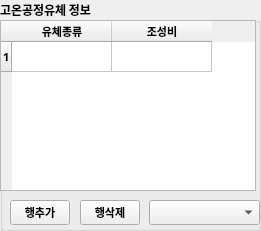
    <widget class="QGroupBox" name="cond_fluid_group">
     <property name="geometry">
      <rect>
       <x>1030</x>
       <y>110</y>
       <width>261</width>
       <height>231</height>
      </rect>
     </property>
     <property name="font">
      <font>
       <family>HY견고딕</family>
       <pointsize>9</pointsize>
       <weight>75</weight>
       <bold>true</bold>
      </font>
     </property>
     <property name="title">
      <string>고온공정유체 정보</string>
     </property>
     <widget class="QPushButton" name="cond_row_add_btn">
      <property name="geometry">
       <rect>
        <x>10</x>
        <y>200</y>
        <width>60</width>
        <height>25</height>
       </rect>
      </property>
      <property name="font">
       <font>
        <family>굴림</family>
        <pointsize>8</pointsize>
        <weight>75</weight>
        <bold>true</bold>
       </font>
      </property>
      <property name="text">
       <string>행추가</string>
      </property>
     </widget>
     <widget class="QPushButton" name="cond_row_delete_btn">
      <property name="geometry">
       <rect>
        <x>80</x>
        <y>200</y>
        <width>60</width>
        <height>25</height>
       </rect>
      </property>
      <property name="font">
       <font>
        <family>굴림</family>
        <pointsize>8</pointsize>
        <weight>75</weight>
        <bold>true</bold>
       </font>
      </property>
      <property name="text">
       <string>행삭제</string>
      </property>
     </widget>
     <widget class="QTableWidget" name="cond_fluid_table">
      <property name="geometry">
       <rect>
        <x>0</x>
        <y>20</y>
        <width>256</width>
        <height>171</height>
       </rect>
      </property>
      <property name="font">
       <font>
        <family>굴림</family>
        <pointsize>8</pointsize>
        <weight>75</weight>
        <bold>true</bold>
       </font>
      </property>
      <row>
       <property name="text">
        <string>1</string>
       </property>
      </row>
      <column>
       <property name="text">
        <string>유체종류</string>
       </property>
      </column>
      <column>
       <property name="text">
        <string>조성비</string>
       </property>
      </column>
     </widget>
     <widget class="QComboBox" name="cond_fluid_list">
      <property name="geometry">
       <rect>
        <x>149</x>
        <y>200</y>
        <width>111</width>
        <height>25</height>
       </rect>
      </property>
      <property name="font">
       <font>
        <family>굴림</family>
        <pointsize>6</pointsize>
        <weight>75</weight>
        <bold>true</bold>
       </font>
      </property>
     </widget>
    </widget>
